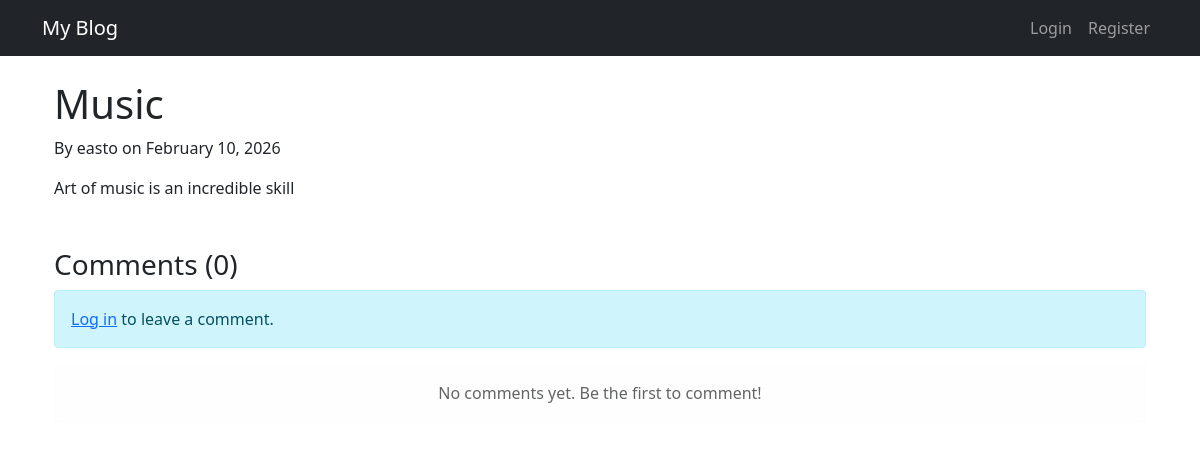
Page /blog/post/1/ on the committed database.
### blog/models.py (models this page shows, shortened)
class Post(models.Model):
    STATUS_CHOICES = (
        ('draft', 'Draft'),
        ('published', 'Published'),
    )
    title = models.CharField(max_length=200)
    slug = models.SlugField(max_length=250, unique_for_date='created_at')
    content = models.TextField()
    author = models.ForeignKey(
        settings.AUTH_USER_MODEL,
        on_delete=models.CASCADE,
        related_name='blog_posts'
    )
    category = models.ForeignKey(
        Category,
        on_delete=models.SET_NULL,
        null=True,
        blank=True,
        related_name='posts'
    )
    tags = models.ManyToManyField(
        Tag,
        blank=True,
        related_name='posts'
    )
    status = models.CharField(
        max_length=10,
        choices=STATUS_CHOICES,
        default='draft'
    )
    cover_image = models.ImageField(
        upload_to='post_covers/',
        blank=True,
        null=True
    )
    views_count = models.PositiveIntegerField(default=0)
    created_at = models.DateTimeField(default=timezone.now)
    updated_at = models.DateTimeField(auto_now=True)
    published_at = models.DateTimeField(blank=True, null=True)
    class Meta:
        ordering = ('-published_at', '-created_at')
        indexes = [
            models.Index(fields=['-published_at']),
            models.Index(fields=['status']),
        ]

### users/models.py (models this page shows, shortened)
class CustomUser(AbstractUser):
    class Role(models.TextChoices):
        ADMIN = 'admin', _('Admin')
        AUTHOR = 'author', _('Author')
        READER = 'reader', _('Reader')
    bio = models.TextField(max_length=500, blank=True)
    location = models.CharField(max_length=30, blank=True)
    birth_date = models.DateField(null=True, blank=True)
    profile_image = models.ImageField(upload_to='profile_pics/', blank=True)
    role = models.CharField(
        max_length=10,
        choices=Role.choices,
        default=Role.READER
    )
    email_verified = models.BooleanField(default=False)
    email_verification_token = models.CharField(max_length=100, blank=True)
    email_verification_sent_at = models.DateTimeField(null=True, blank=True)
    def __str__(self):
        return self.username

### blog/views.py (the view)
# urls.py: path('post/<int:pk>/', views.post_detail, name='post_detail'),
def post_detail(request, pk):
    post = get_object_or_404(Post, pk=pk)
    return render(request, 'blog/post_detail.html', {'post': post})

### templates/blog/post_detail.html
{% extends 'base.html' %}
{% block content %}
<div class="container mt-4">
    <h1>{{ post.title }}</h1>
    <p>By {{ post.author }} on {{ post.created_at|date:"F d, Y" }}</p>
    <div>{{ post.content|linebreaks }}</div>
    <div class="mt-5">
        <h3>Comments ({{ post.post_comments.count }})</h3>
        {% if user.is_authenticated %}
        <div class="card my-4">
            <div class="card-body">
                <h5 class="card-title">Leave a Comment</h5>
                <form method="post" action="{% url 'blog:add_comment' post.id %}">
                    {% csrf_token %}
                    <div class="form-group">
                        <textarea class="form-control" name="content" rows="3"
                                  placeholder="Share your thoughts..." required></textarea>
                    </div>
                    <button type="submit" class="btn btn-primary">Post Comment</button>
                </form>
            </div>
        </div>
        {% else %}
        <div class="alert alert-info">
            <a href="{% url 'login' %}?next={{ request.path }}">Log in</a> to leave a comment.
        </div>
        {% endif %}
        {% for comment in post.post_comments.all %}
            {% if comment.approved or user.is_staff or comment.author == user %}
            <div class="card mb-3 {% if not comment.approved %}border-warning{% endif %}">
                <div class="card-body">
                    <div class="d-flex justify-content-between align-items-start">
                        <div>
                            <h6 class="card-subtitle mb-2">
                                <strong>{{ comment.author.username }}</strong>
                                <small class="text-muted ml-2">{{ comment.created_at|timesince }} ago</small>
                                {% if not comment.approved %}
                                <span class="badge badge-warning ml-2">Pending</span>
                                {% endif %}
                            </h6>
                        </div>
                        {% if user.is_authenticated and comment.author == user or user.is_staff %}
                        <div>
                            <a href="{% url 'blog:edit_comment' comment.id %}" class="btn btn-sm btn-outline-primary">
                                Edit
                            </a>
                            <a href="{% url 'blog:delete_comment' comment.id %}"
                               class="btn btn-sm btn-outline-danger"
                               onclick="return confirm('Are you sure you want to delete this comment?')">
                                Delete
                            </a>
                            {% if user.is_staff and not comment.approved %}
                            <a href="{% url 'blog:approve_comment' comment.id %}"
                               class="btn btn-sm btn-outline-success">
                                Approve
                            </a>
                            {% endif %}
                        </div>
                        {% endif %}
                    </div>
                    <p class="card-text mt-2">{{ comment.content|linebreaks }}</p>
                    {% if comment.updated_at != comment.created_at %}
                    <small class="text-muted">Edited {{ comment.updated_at|timesince }} ago</small>
                    {% endif %}
                </div>
            </div>
            {% endif %}
        {% empty %}
        <div class="alert alert-light text-center">
            No comments yet. Be the first to comment!
        </div>
        {% endfor %}
    </div>
</div>
{% endblock %}

### rows in the picture
Post: title "Music", author "easto", created_at "February 10, 2026", content "Art of music is an incredible skill", post_comments.count "0"
